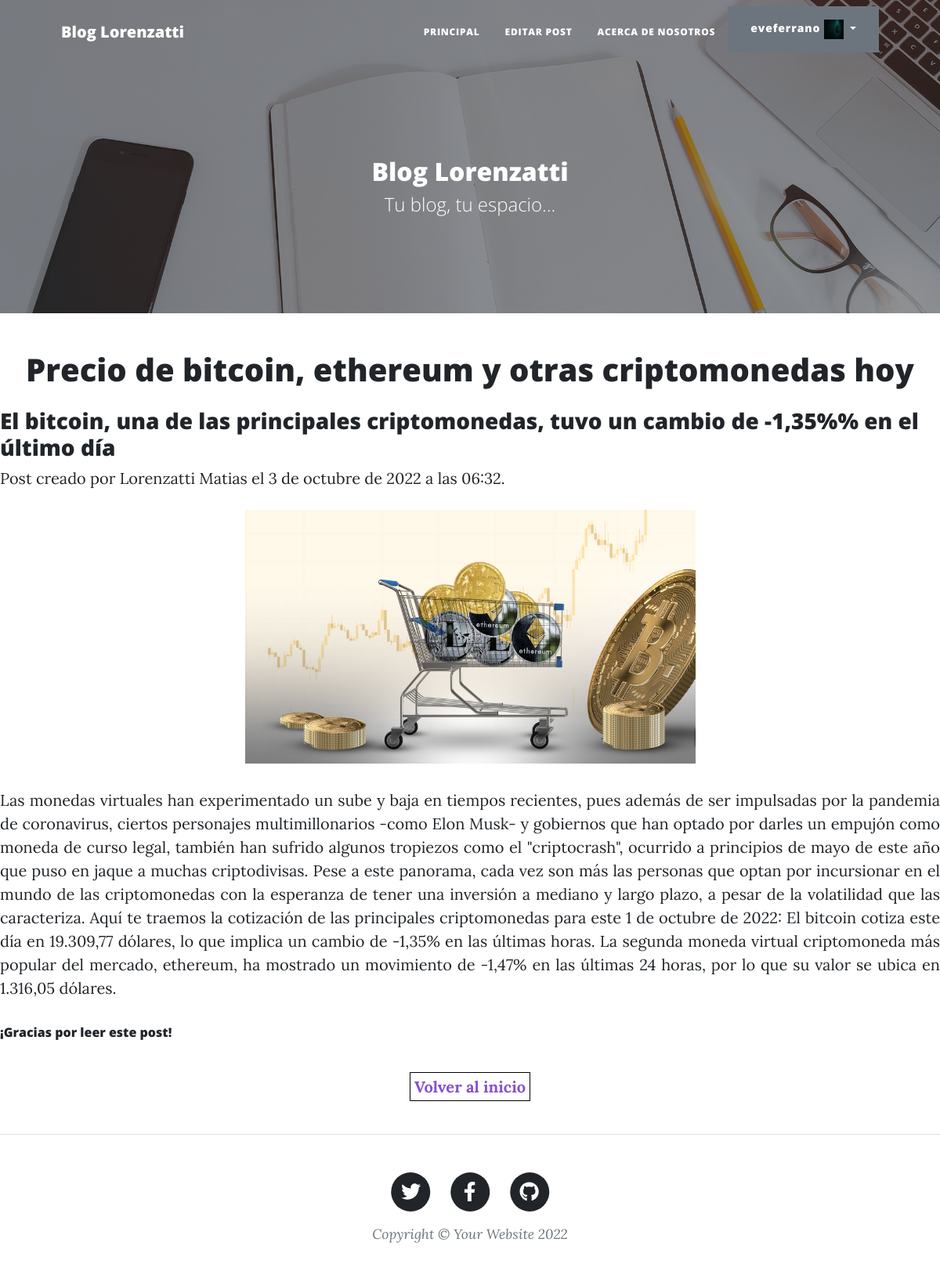
/blog/pages/1/ (signed in), run on the app's committed database.
### app_blog/models.py (models this page shows, shortened)
class Avatar(models.Model):
    user = models.OneToOneField(User, on_delete=models.CASCADE, null=True)
    imagen = models.ImageField(upload_to = 'avatares', null=True, blank=True)

class Post(models.Model):
    titulo = models.CharField(max_length=200, unique=True)
    subtitulo = models.CharField(max_length=200)
    cuerpo = models.TextField(max_length=5000)
    fecha_post = models.DateTimeField(default= datetime.datetime.now())
    imagen = models.ImageField(upload_to ="post_img", null=True)
    usuario = models.CharField(max_length=50, default="Usuario Generico" )

### app_blog/views.py (the view)
# urls.py: path("pages/<pk>/", views.PostDetail.as_view(), name="detail_post"),
class PostDetail(DetailView):
    model = Post

### app_blog/templates/app_blog/post_detail.html
{% extends "app_blog/base.html" %}
{% block contenido_base %}
<h1 style="text-align:center;">{{object.titulo}}</h1>
<h3 style="margin-top:25px;">{{object.subtitulo}}</h3>
Post creado por {{object.usuario}} el {{object.fecha_post}}.
<div style="text-align:center; margin: 25px;"><img style="text-align:center ;" width="50%" src="{{post.imagen.url}}"></div>
<p style="text-align:justify ;">{{object.cuerpo}}</p>
<h6>¡Gracias por leer este post!</h6>
<div style="text-align: center;margin: 45px;"><a style="text-align: center ;" href="{% url 'list_posts' %}"><b style="color:rgb(134, 80, 204) ;border: 1px solid black;padding: 5px;margin: 25px;">Volver al inicio</b></a></div>
{% endblock contenido_base %}

### app_blog/templates/app_blog/base.html (shortened to what this page needs)
{% load static %}
<!DOCTYPE html>
<html lang="en">
    <head>
        <link href="{% static 'app_blog/css/styles.css' %}" rel="stylesheet" />
    </head>
    <body>
        <nav class="navbar navbar-expand-lg navbar-light" id="mainNav">
            <div class="container px-4 px-lg-5">
                <a class="navbar-brand" href="{% url 'list_posts' %}">Blog Lorenzatti</a>
                <div class="collapse navbar-collapse" id="navbarResponsive">
                    <ul class="navbar-nav ms-auto py-4 py-lg-0">
                        <li class="nav-item"><a class="nav-link px-lg-3 py-3 py-lg-4" href="{% url 'list_posts' %}">Principal</a></li>
                        {% if user.is_authenticated %}
                        <li class="nav-item"><a class="nav-link px-lg-3 py-3 py-lg-4" href="{% url 'users_posts' %}">Editar post</a></li>
                        {% endif %}
                        <li class="nav-item"><a class="nav-link px-lg-3 py-3 py-lg-4" href="{% url 'about' %}">Acerca de nosotros</a></li>
                        {% if user.is_authenticated %}
                        <div class="dropdown">
                            <button class="btn btn-secondary dropdown-toggle" type="button" id="dropdownMenuButton" data-bs-toggle="dropdown" aria-haspopup="true" aria-expanded="true">
                            {{user.username}} <img width="25px" height="25px" src="{{user.avatar.imagen.url}}">
                            </button>
                          </div>
                        {% else %}
                        <a class="btn btn-primary" href="{% url 'login' %}">Iniciar Sesión</a>
                        <p>   </p>
                        <a class="btn btn-primary" href="{% url 'registro' %}">Registrarse</a>
                        {% endif %}
                    </ul>
                </div>
            </div>
        </nav>
        <header class="masthead" style="background-image: url({% static 'app_blog/assets/img/home-bg.jpg' %});height: 300px;">
            <div class="container position-relative px-4 px-lg-5">
                <div class="row gx-4 gx-lg-5 justify-content-center">
                    <div class="col-md-10 col-lg-8 col-xl-7">
                        <div class="site-heading">
                            <h2>Blog Lorenzatti</h2>
                            <span class="subheading">Tu blog, tu espacio...</span>
                        </div>
                    </div>
                </div>
            </div>
        </header>
        <main>
        {% block contenido_base %}
        {% endblock contenido_base %}
        </main>
        <footer class="border-top">
            <div class="container px-4 px-lg-5">
                <div class="row gx-4 gx-lg-5 justify-content-center">
                    <div class="col-md-10 col-lg-8 col-xl-7">
                        <ul class="list-inline text-center">
                            <li class="list-inline-item">
                                <a href="#!">
                                    <span class="fa-stack fa-lg">
                                        <i class="fas fa-circle fa-stack-2x"></i>
                                        <i class="fab fa-twitter fa-stack-1x fa-inverse"></i>
                                    </span>
                                </a>
                            </li>
                            <li class="list-inline-item">
                                <a href="#!">
                                    <span class="fa-stack fa-lg">
                                        <i class="fas fa-circle fa-stack-2x"></i>
                                        <i class="fab fa-facebook-f fa-stack-1x fa-inverse"></i>
                                    </span>
                                </a>
                            </li>
                            <li class="list-inline-item">
                                <a href="#!">
                                    <span class="fa-stack fa-lg">
                                        <i class="fas fa-circle fa-stack-2x"></i>
                                        <i class="fab fa-github fa-stack-1x fa-inverse"></i>
                                    </span>
                                </a>
                            </li>
                        </ul>
                        <div class="small text-center text-muted fst-italic">Copyright &copy; Your Website 2022</div>
                    </div>
                </div>
            </div>
        </footer>
    </body>
</html>

### data on the page
Post: titulo "Precio de bitcoin, ethereum y otras criptomonedas hoy", subtitulo "El bitcoin, una de las principales criptomonedas, tuvo un cambio de -1,35%% en el último día", usuario "Lorenzatti Matias", fecha_post "3 de octubre de 2022 a las 06:32", imagen (picture), cuerpo "Las monedas virtuales han experimentado un sube y baja en tiempos recientes, pues además de ser impulsadas por la pandemia de coronavirus, ciertos personajes multimillonarios -como Elon Musk- y gobiernos que han optado por darles un empujón como moneda de curso legal, también han sufrido algunos tropiezos como el \"criptocrash\", ocurrido a principios de mayo de este año que puso en jaque a muchas criptodivisas. Pese a este panorama, cada vez son más las personas que optan por incursionar en el mundo de las criptomonedas con la esperanza de tener una inversión a mediano y largo plazo, a pesar de la volatilidad que las caracteriza. Aquí te traemos la cotización de las principales criptomonedas…"

### other printed values
{{ user.username }} "eveferrano"
